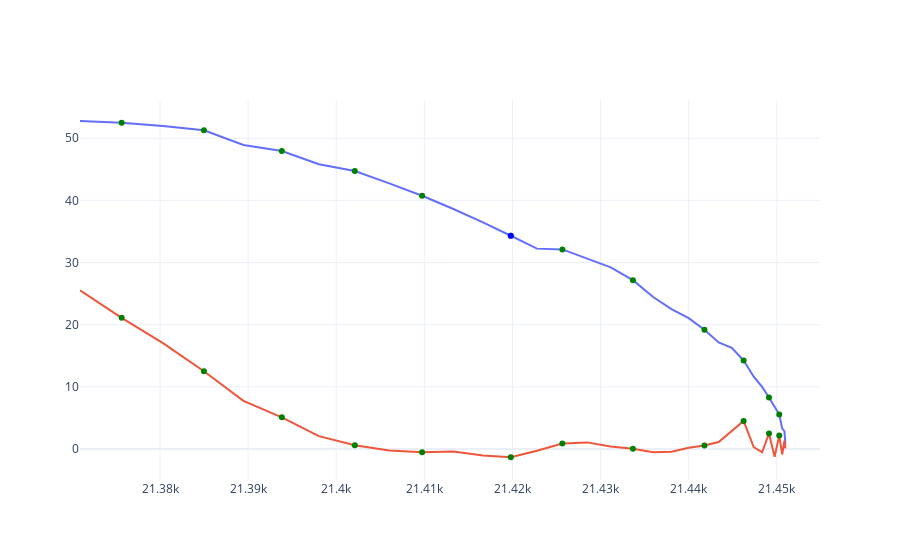

Here is the notebook cell this chart was saved with:
### Code cell
# Impossible!!!

def plt_touch_down():
    horz_speed_peaks = pu.indexes(landing_df.horz_speed_mph, thres=0.6, min_dist=1)
    horz_speed_lows = pu.indexes(-landing_df.horz_speed_mph, thres=0.5, min_dist=1)
    
    new_df = landing_df.iloc[horz_speed_peaks[-1]:get_stop()+1].reset_index(drop=True)
    s_speed_peaks = pu.indexes(np.diff(new_df.horz_speed_mph, 2), thres=0.1, min_dist=1)
    s_speed_lows = pu.indexes(-np.diff(new_df.horz_speed_mph, 2), thres=0.1, min_dist=1)
    
    speed = [new_df['horz_speed_mph'][s_speed_peaks[i+1]] - new_df['horz_speed_mph'][s_speed_peaks[i]] for i in range(0, len(s_speed_peaks)-1)]
    
    sorted_speed = sorted(range(len(speed)), key=lambda k: speed[k])
    print(sorted_speed)
    l = []
    for i in sorted_speed:
        if new_df['vert_speed_mph'][s_speed_peaks[i]] <= -1:
            l.append(i)
    print(l)
    
    fig = go.Figure()
    fig.add_trace(go.Scatter(x=new_df['horz_distance_m'], y=new_df['horz_speed_mph'], showlegend=False))
    fig.add_trace(go.Scatter(x=new_df['horz_distance_m'], y=new_df['vert_speed_mph'], showlegend=False))
    fig.add_trace(go.Scatter(mode='markers', x=new_df['horz_distance_m'][s_speed_peaks], y=new_df['horz_speed_mph'][s_speed_peaks],
        marker=dict(color='Green', size=6),showlegend=False
    ))
    fig.add_trace(go.Scatter(mode='markers', x=new_df['horz_distance_m'][s_speed_peaks], y=new_df['vert_speed_mph'][s_speed_peaks],
        marker=dict(color='Green', size=6),showlegend=False
    ))
    fig.add_trace(go.Scatter(mode='markers', x=[new_df['horz_distance_m'][s_speed_peaks[l[0]]]], y=[new_df['horz_speed_mph'][s_speed_peaks[l[0]]]],
        marker=dict(color='Blue', size=6),showlegend=False
    ))
    fig.show()
    
plt_touch_down()

### Figure 1 — Plotly figure (JSON) as saved in the notebook; plotly's stock layout.template omitted (floating-point values rounded to 4 significant figures)
{"data": [{"showlegend": false, "type": "scatter", "x": [21370.0, 21380.0, 21380.0, 21380.0, 21390.0, 21390.0, 21400.0, 21400.0, 21410.0, 21410.0, 21410.0, 21420.0, 21420.0, 21420.0, 21430.0, 21430.0, 21430.0, 21430.0, 21440.0, 21440.0, 21440.0, 21440.0, 21440.0, 21440.0, 21450.0, 21450.0, 21450.0, 21450.0, 21450.0, 21450.0, 21450.0, 21450.0, 21450.0], "y": [52.78, 52.5, 51.97, 51.28, 48.92, 47.96, 45.82, 44.72, 42.73, 40.75, 38.61, 36.47, 34.31, 32.24, 32.11, 30.62, 29.21, 27.16, 24.46, 22.51, 21.05, 19.18, 17.14, 16.27, 14.24, 11.63, 9.972, 8.278, 6.701, 5.549, 3.271, 2.866, 0.7651]}, {"showlegend": false, "type": "scatter", "x": [21370.0, 21380.0, 21380.0, 21380.0, 21390.0, 21390.0, 21400.0, 21400.0, 21410.0, 21410.0, 21410.0, 21420.0, 21420.0, 21420.0, 21430.0, 21430.0, 21430.0, 21430.0, 21440.0, 21440.0, 21440.0, 21440.0, 21440.0, 21440.0, 21450.0, 21450.0, 21450.0, 21450.0, 21450.0, 21450.0, 21450.0, 21450.0, 21450.0], "y": [25.52, 21.09, 17.02, 12.5, 7.74, 5.078, 2.058, 0.5816, -0.2684, -0.5369, -0.4026, -1.074, -1.342, -0.2908, 0.8724, 1.051, 0.4026, 0.02237, -0.5369, -0.4474, 0.2013, 0.5592, 1.118, 2.886, 4.496, 0.2908, -0.5369, 2.483, -1.253, 2.147, -0.8948, 1.342, 0.08948]}, {"marker": {"color": "Green", "size": 6}, "mode": "markers", "showlegend": false, "type": "scatter", "x": [21380.0, 21380.0, 21390.0, 21400.0, 21410.0, 21420.0, 21430.0, 21430.0, 21440.0, 21450.0, 21450.0, 21450.0], "y": [52.5, 51.28, 47.96, 44.72, 40.75, 34.31, 32.11, 27.16, 19.18, 14.24, 8.278, 5.549]}, {"marker": {"color": "Green", "size": 6}, "mode": "markers", "showlegend": false, "type": "scatter", "x": [21380.0, 21380.0, 21390.0, 21400.0, 21410.0, 21420.0, 21430.0, 21430.0, 21440.0, 21450.0, 21450.0, 21450.0], "y": [21.09, 12.5, 5.078, 0.5816, -0.5369, -1.342, 0.8724, 0.02237, 0.5592, 4.496, 2.483, 2.147]}, {"marker": {"color": "Blue", "size": 6}, "mode": "markers", "showlegend": false, "type": "scatter", "x": [21420.0], "y": [34.31]}], "layout": {}}
